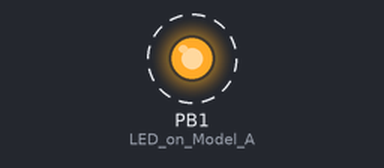
Bench run of a sketch on a simulated ATtiny85, built with avr-gcc and run on an emulated ATtiny85. Parts: output pins drawn as LEDs (lit = HIGH). Dashed ring = blinking.

Above: at 0.2 s.
Timing chart, 0 to 3.0 s (numbered marks = the images above):
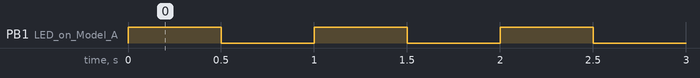

The sketch:

digispark-led.ino
```cpp
// the setup routine runs once when you press reset:
void setup() {
  // initialize the digital pin as an output.
//  pinMode(0, OUTPUT); //LED on Model B
  pinMode(1, OUTPUT); //LED on Model A
}

// the loop routine runs over and over again forever:
void loop() {
//  digitalWrite(0, HIGH);   // turn the LED on (HIGH is the voltage level)
  digitalWrite(1, HIGH);
  delay(500);               // wait for a second
//  digitalWrite(0, LOW);    // turn the LED off by making the voltage LOW
  digitalWrite(1, LOW);
  delay(500);               // wait for a second
}
```

Measured:
- by itself, PB1 (LED_on_Model_A): alternates HIGH for 0.50 s and LOW for 0.50 s
